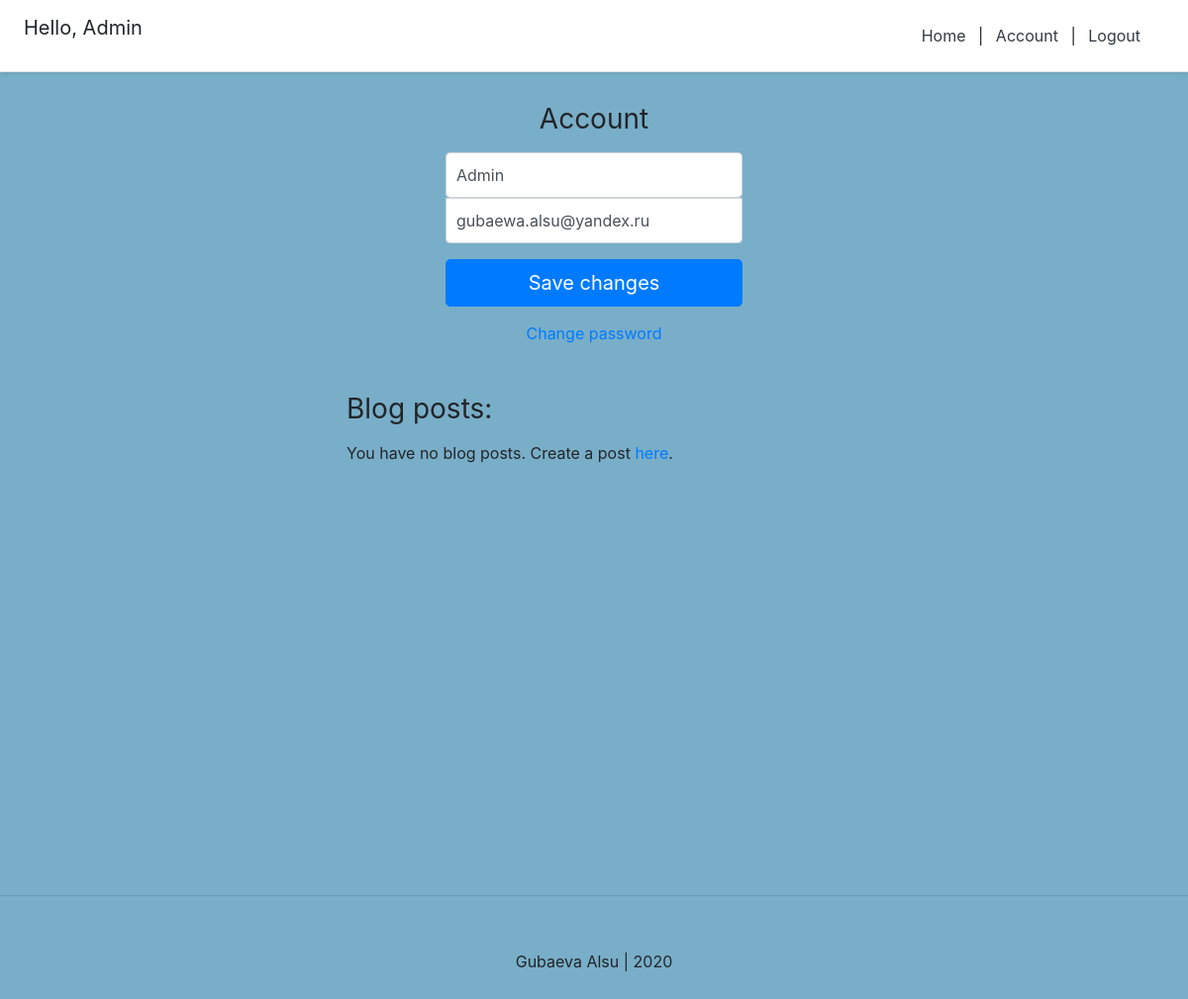
The app's page /account/ (signed in) with its own data.
### user/models.py (models this page shows, shortened)
class New_user(AbstractBaseUser):
    email = models.EmailField(verbose_name="email", max_length=60, unique=True)
    username = models.CharField(max_length=40, unique=True)
    date_joined = models.DateTimeField(verbose_name='date joined', auto_now_add=True)
    last_login = models.DateTimeField(verbose_name='last login', auto_now=True)
    is_admin = models.BooleanField(default=False)
    is_active = models.BooleanField(default=True)
    is_staff = models.BooleanField(default=False)
    is_superuser = models.BooleanField(default=False)
    photo = models.ImageField(upload_to='images/', blank=True)
    status = models.TextField(max_length=50, blank=True)
    USERNAME_FIELD = 'username'
    objects = MyAccountManager()

### user/views.py (the view)
# urls.py: path('account/', account_view, name="account"),
def account_view(request):
    if not request.user.is_authenticated:
        return redirect("login")
    context = {}
    if request.POST:
        form = AccountUpdateForm(request.POST, instance=request.user)
        if form.is_valid():
            form.initial={
                "username":request.POST['username'],
                "email":request.POST['email'],
            }
            form.save()
            context['success_message'] = "Updated"
    else:
        form = AccountUpdateForm(
                initial={
                    "email": request.user.email,
                    "username": request.user.username,
                }
            )
    context['account_form'] = form
    blog_posts = BlogPost.objects.filter(author=request.user)
    context['blog_posts'] = blog_posts
    return render(request, 'user_page/user.html', context)

### user/forms.py (shortened to what this page needs)
class AccountUpdateForm(forms.ModelForm):
    class Meta:
        model = New_user
        fields = ("email", "username")

### templates/user_page/user.html (shortened to what this page needs)
{%  extends "user_page/main.html" %}
{% block all_posts %}
<form class="form-signin" method="post">{% csrf_token %}
  <h1 class="h3 mb-3 font-weight-normal">Account</h1>
  <input type="text" name="username" id="inputUsername" class="form-control" placeholder="Username" required autofocus value={{account_form.initial.username}}>
  <input type="email" name="email" id="inputEmail" class="form-control" placeholder="Email" required value="{{account_form.initial.email}}">
  <button class="btn btn-lg btn-primary btn-block" type="submit">Save changes</button>
</form>
<div class="d-flex flex-column">
    <a class="m-auto" href="{% url 'password_change' %}">Change password</a>
</div>
<div class="container mt-4 p-4">
    <div class="row">
        <div class="blog-posts">
            <h3 class="mb-3 font-weight-normal">Blog posts:</h3>
            {% if blog_posts %}
            <ul>
                {% for post in blog_posts %}
                    <a href="{% url 'blog:detail' post.slug %}" style="text-decoration: none;">
                      <li class="list-group-item">{{ post }}</li>
                     </a>
                {% endfor %}
            </ul>
            {% else %}
                <p>You have no blog posts. Create a post <a href="{% url 'blog:create' %}">here</a>.</p>
            {% endif %}
        </div>
    </div>
</div>
{% endblock all_posts %}

### templates/snippets/header.html (shortened to what this page needs)
<link rel="stylesheet" href="https://stackpath.bootstrapcdn.com/bootstrap/4.4.1/css/bootstrap.min.css"
>
<div class="d-flex flex-column flex-md-row align-items-center p-3 px-md-4 mb-3 bg-white border-bottom shadow-sm">
  <h5 class="my-0 mr-md-auto font-weight-normal">
      {% if request.user.is_authenticated %}
          <p>Hello, {{ request.user.username }} </p>
      {% endif %}
  </h5>
  <nav class="my-2 my-md-0 mr-md-3">
      {% if request.user.is_authenticated  %}
          <a class="p-2 text-dark" href="{% url 'home' %}">Home</a> |
          <a class="p-2 text-dark" href="{% url 'account' %}">Account</a> |
          <a class="p-2 text-dark" href="{% url 'logout' %}">Logout</a>
      {% else %}
          <a class="p-2 text-dark" href="{% url 'home' %}">Home</a> |
          <a class="p-2 text-dark" href="{% url 'login' %}">Login</a> |
          <a class="btn btn-outline-primary" href="{% url 'register' %}">Register</a>
      {% endif %}
  </nav>
</div>

### templates/snippets/header.html (style rules this page uses)
@media (min-width: 768px) { html { font-size: 16px; } }
.container { max-width: 960px; }

### templates/user_page/user.html (style rules this page uses)
.form-signin { width: 100%; max-width: 330px; padding: 15px; margin: auto; }
.form-signin .form-control { position: relative; box-sizing: border-box; height: auto; padding: 10px; font-size: 16px; }
.form-signin input[type="email"] { margin-bottom: 10px; border-top-left-radius: 0; border-top-right-radius: 0; }
.h3 { text-align: center; }
.blog-posts { max-width: 500px; width: 100%; margin: auto; }

### templates/snippets/base_css.html (style rules this page uses)
body { background-color: #79aec8; }

### records on screen
New_user: user.username "Admin", username "Admin", email "gubaewa.alsu@yandex.ru"
